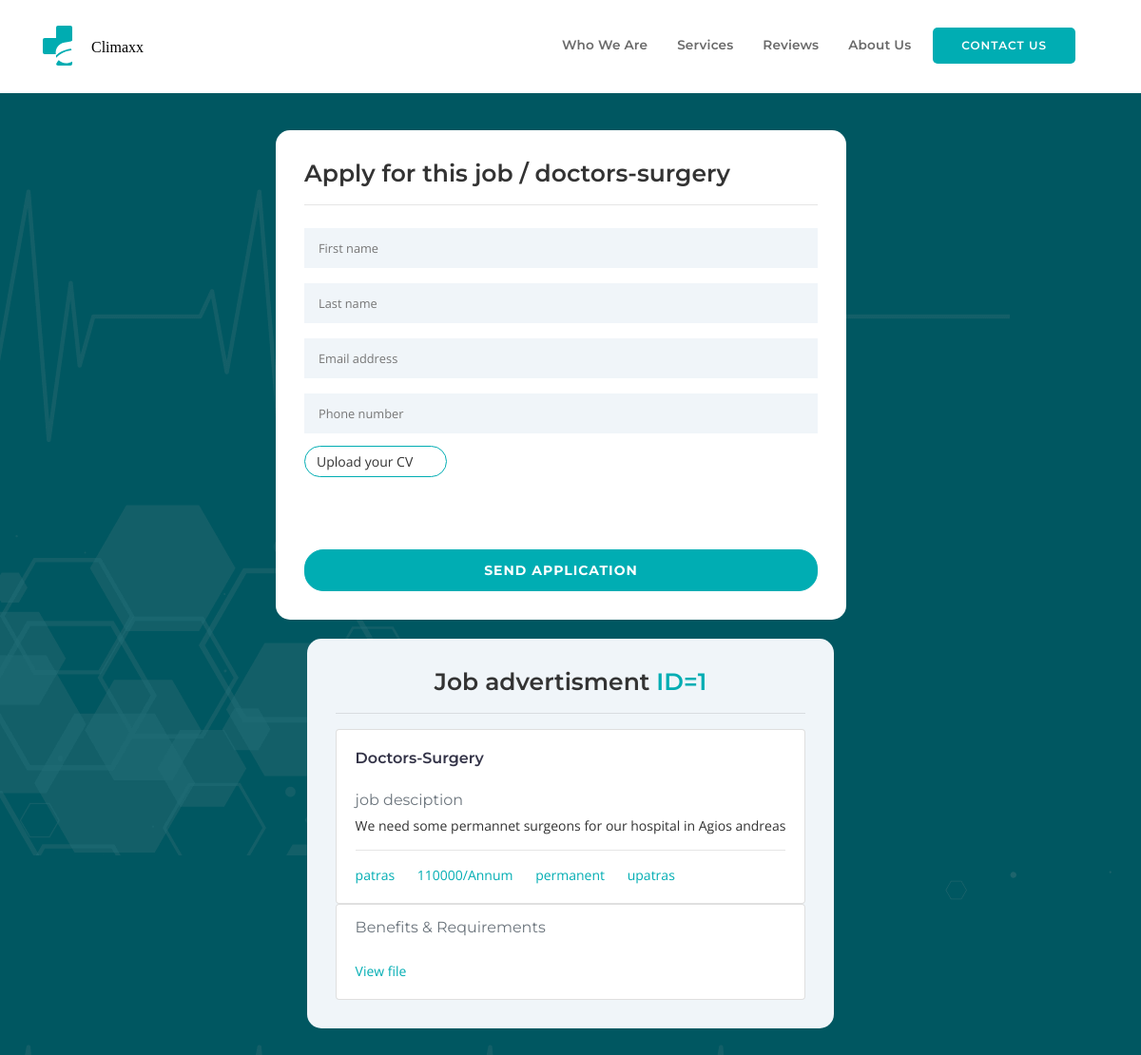
The app's page /apply/1 with its own data.
### website/models.py (models this page shows, shortened)
class JOB_ADS_database(db.Model):
    __tablename__ = 'JOB_ADS_database'
    __searchable__ =['org_name','reg_staff','location','contract_length','salary','salary_per','specialty','staff_type','position','job_desc']
    id = db.Column(db.Integer, primary_key=True)
    first_name = db.Column(db.String(20) ,nullable=False)
    last_name = db.Column(db.String(20),nullable=False)
    email = db.Column(db.String(200),nullable=False)
    phone_number = db.Column(db.String(200),nullable=False)
    org_name = db.Column(db.String(200) ,nullable=False)
    org_postcode = db.Column(db.String(200),nullable=False)
    position = db.Column(db.String(200),nullable=False)
    reg_staff = db.Column(db.String(200))
    staff_type = db.Column(db.String(200))
    location = db.Column(db.String(200))
    staff_num = db.Column(db.Integer)
    specialty = db.Column(db.String(200))
    contract_length = db.Column(db.String(200))
    salary = db.Column(db.Integer)
    salary_per = db.Column(db.String(200))
    job_desc = db.Column(db.String(200))
    date_posted = db.Column(db.String(50) ,nullable=True)
    filename = db.Column(db.String(50),nullable=True)
    data = db.Column(db.LargeBinary,nullable=True)
    visibility = db.Column(db.Integer,nullable=True)
    requests = db.relationship("REQUESTS_database", backref="JOB_ADS_database",cascade="all, delete")

### website/employees.py (the view)
@employees.route('/apply/<int:id>')
def apply(id):
    ad = JOB_ADS_database.query.filter_by(id=id).first()
    print(id)
    return render_template('apply.html',ad=ad)

### website/templates/apply.html (shortened to what this page needs)
<!DOCTYPE html>
<html lang="en">
  <head>
    <link href="../static/css/bootstrap.min.css" rel="stylesheet" type="text/css" media="all" />
    <link rel="stylesheet" href="../static/css/animate.css">
    <link rel="stylesheet" href="../static/css/owl.carousel.css">
    <link rel="stylesheet" href="../static/css/owl.theme.css">
    <link rel="stylesheet" href="../static/css/ionicons.min.css">
    <link href="../static/css/stylesheet.css" rel="stylesheet" type="text/css" media="all" />
  </head>
  <body class="boxed-layout" style="background-image: url('../static/images/hero-bg.png'); background-color: hsl(186, 100%, 19%);">
    <div class="wrapper" >
      <nav class="navbar navbar-expand-md navbar-light bg-light fixed-top wt-border">
        <div class="container">
          <a href="/" class="navbar-brand">
            <img src="../static/images/logo copy.svg" width="136" height="46" alt="Climaxx home">
          </a>
          <div class="collapse navbar-collapse" id="navbarSupportedContent">
            <ul class="navbar-nav ml-auto navbar-right">
              <li class="nav-item"><a class="nav-link js-scroll-trigger" href="/">Who we are</a></li>
              <li class="nav-item"><a class="nav-link js-scroll-trigger" href="/">Services</a></li>
              <li class="nav-item"><a class="nav-link js-scroll-trigger" href="/">Reviews</a></li>
              <li class="nav-item"><a class="nav-link js-scroll-trigger" href="/about_us">About us</a></li>
              <li><a class="btn-nav js-scroll-trigger" href="/#cta">Contact Us</a></li>
            </ul>
          </div>
        </div>
      </nav>
      <br>
        <br>
        <br>
        <br>
        <div class="containerrr" style="margin-right: 20px;" >
          <br>
          <br>
          <br>
            <div class="left-div left-text" style="background-color: white; ">
                <h2>Apply for this job / {{ad.staff_type}}-{{ad.specialty}}</h2>
                <hr>
                <form enctype=multipart/form-data action="/send_app/{{ad.id}}" method="POST" id="contact-form" onsubmit="sendEmail()">
                    <input type="text" placeholder="First name" name="first_name" required/>
                    <input type="text" placeholder="Last name" name="last_name" required/>
                    <input type="email" placeholder="Email address" name="email" required id="contact-user"/>
                    <input type="tel" placeholder="Phone number" name="phone_num" required/>
                    <label for="file-upload" class="custom-file-upload" style="border: 1px solid hsl(182, 100%, 35%);
                    display: inline-block;
                    padding: 6px 12px;
                    margin-top: 5px;
                    cursor: pointer;
                    font-family: 'Open Sans';
                    font-size: 14px;
                    border-radius: 20px;
                    width: 150px;;
                    ">
                     Upload your CV
                    </label>
                    <br>
                    <br>
                    <br>
                    <br>
                    <br>
                    <button type="submit" style="width: 100%; background-color: hsl(182, 100%, 35%);;">Send application</button>
                  </form>
            </div>
            <div class="right-div right-text" style="margin-right: -10px; border-radius: 15px;">
                <strong><h2 style="text-align: center;">Job advertisment <span style="color: hsl(182, 100%, 35%);"> ID={{ad.id}}</span></h2></strong>
                <hr>
                <div class="card" style="width: auto;">
                    <div class="card-body">
                      <a href="#"><h5 class="card-title" style="color: #333347; font-weight: 600; text-transform: capitalize;">{{ad.staff_type}}-{{ad.specialty}}</h5></a>
                      <br>
                      <h6 class="card-subtitle mb-2 text-muted">job desciption</h6>
                      <p class="card-text">{{ad.job_desc}}</p>
                      <hr>
                      <a href="#" class="card-link" style="color: hsl(182, 100%, 35%);">{{ad.location}}</a>
                      <a href="#" class="card-link" style="color: hsl(182, 100%, 35%);">{{ad.salary}}/{{ad.salary_per}}</a>
                      <a href="#" class="card-link" style="color: hsl(182, 100%, 35%);">{{ad.contract_length}}</a>
                      <a href="#" class="card-link" style="color: hsl(182, 100%, 35%);">{{ad.org_name}}</a>
                      <br>
                    </div>
                  </div>
                  <div class="card" style="width: auto;">
                    <div class="card-body">
                        <h6 class="card-subtitle mb-2 text-muted">Benefits & Requirements</h6>
                        <br>
                        <a href="/download/{{ad.filename}}" style="color: hsl(182, 100%, 35%);">View file</a>
                    </div>
                  </div>
            </div>
        </div>
        <br>
        <br>
  </body>
</html>

### website/static/css/stylesheet.css (style rules this page uses)
html, body, div, span, applet, object, iframe, h1, h2, h3, h4, h5, h6, p, blockquote, pre, a, abbr, acronym, address, big, cite, code, del, dfn, em, img, ins, kbd, q, s, samp, small, strike, strong, sub, sup, tt, var, b, u, i, center, dl, dt, dd, ol, ul, li, fieldset, form, label, legend, table, caption, tbody, tfoot, thead, tr, th, td, article, aside, canvas, details, embed, figure, figcaption, footer, header, hgroup, menu, nav, output, ruby, section, summary, time, mark, audio, video { margin: 0; padding: 0; border: 0; font-size: 100%; font: inherit; vertical-align: baseline; }
article, aside, details, figcaption, figure, footer, header, hgroup, menu, nav, section { display: block; }
body { line-height: 1; }
ol, ul { list-style: none; }
h1, h2, h3, h4, h5, h6 { font-family: 'Montserrat'; font-size: 16px; }
p { font-family: 'Open Sans'; font-size: 14px; }
html * { text-rendering: optimizeLegibility !important; -webkit-font-smoothing: antialiased; -moz-osx-font-smoothing: grayscale; }
body { -webkit-font-smoothing: antialiased; -moz-osx-font-smoothing: grayscale; }
*, *:after, *:before { -webkit-box-sizing: border-box; -moz-box-sizing: border-box; box-sizing: border-box; }
.navbar { font-family: "Montserrat"; padding: 20px 0; background-color: #FFFFFF !important; border-bottom: 1px solid #EFEFF1; -webkit-transition: 0.5s all ease; transition: 0.5s all ease; }
.wt-border { border-bottom: 2px solid #FFFFFF !important; }
.navbar .navbar-brand { font-family: 'Montserrat'; font-size: 18px; font-weight: 600; letter-spacing: 0px; color: #333347 !important; vertical-align: middle; }
.navbar .navbar-brand img { vertical-align: middle; margin-right: 0.3em; }
.navbar-nav { height: auto; background: #FFFFFF; padding: 0 1.5rem; display: flex; align-items: center; -webkit-transition: 0.5s all ease; transition: 0.5s all ease; }
.navbar-nav .nav-item { margin-right: 0; margin-top: 1.5rem; font-size: 0.85rem; font-weight: 400; text-transform: capitalize; color: #333347; display: flex; }
.navbar-nav .nav-item .nav-link { color: #6a6a6a; font-weight: 600; display: flex; letter-spacing: 0.01rem; vertical-align: middle; }
.btn-nav { display: inline-block; height: 38px; padding: 1px 30px; text-align: center; font-size: 12px; font-weight: 600; line-height: 36px; letter-spacing: 1px; margin: 25px 0; text-transform: uppercase; text-decoration: none !important; white-space: nowrap; cursor: pointer; background-color: hsl(182, 100%, 35%); color: white; border-radius: 5px; box-sizing: border-box; -webkit-transition: 0.2s; -moz-transition: 0.2s; transition: 0.2s; }
* { box-sizing:border-box; margin:0; }
h2 { font-family: 'Montserrat'; font-size: 25px; font-weight: 600; line-height: 1.2; margin-bottom:1rem; padding-bottom: 2px; }
input, select { background-color: #f0f5f9; border: none; padding: 12px 15px; margin: 8px 0; width: 100%; font-size:0.8rem; font-family: 'Open Sans' }
button { border-radius: 20px; border: 1px solid hsl(182, 100%, 35%);; background-color: hsl(182, 100%, 35%);; color: #FFFFFF; font-weight: bold; font-family: 'Montserrat'; padding: 12px 45px; letter-spacing: 1px; text-transform: uppercase; transition: transform 80ms ease-in; cursor:pointer; }
ul { list-style-type: circle; }
@media only screen and (min-width: 767px) { .navbar-nav { margin-top: 0; } }
@media only screen and (min-width: 767px) { .navbar-nav .nav-item { margin-top: 0; margin-right: 15px; font-size: 0.85rem; font-weight: 400; } }
@media only screen and (min-width: 767px) { .btn-nav { margin: 0; } }

### website/templates/apply.html (style rules this page uses)
.containerrr { text-align: center; padding: 15px; }
.left-div { display: inline-block; max-width: 600px; text-align: left; padding: 30px; background-color: white; border-radius: 3px; margin: 10px; border-radius: 15px; vertical-align: top; }
.right-div { display: inline-block; max-width: 600px; text-align: left; padding: 30px; border-radius: 15px; background-color: rgb(240, 245, 249); border-radius: 3px; margin: 10px; }
.left-text, .right-text { font: 14px 'Open Sans'; color: #333; }

### records on screen
JOB_ADS_database: staff_type "doctors", specialty "surgery", id "1", staff_type "Doctors", specialty "Surgery", job_desc "We need some permannet surgeons for our hospital in Agios andreas", location "patras", salary "110000", salary_per "Annum", contract_length "permanent", org_name "upatras"
